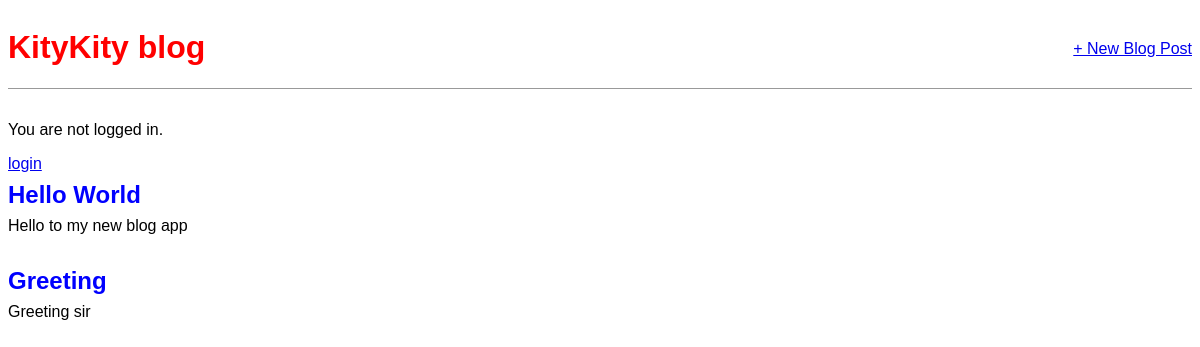
The app's page /, older data.
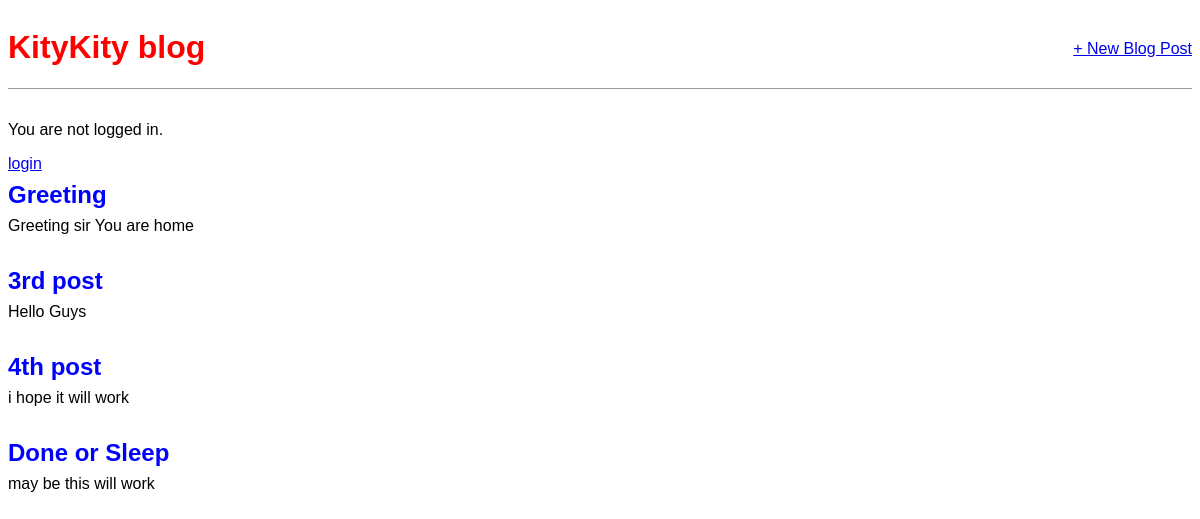
The same page, newer data.
### blog/models.py (models this page shows, shortened)
class Post(models.Model):
  title=models.CharField(max_length=200)
  author=models.ForeignKey('auth.User',on_delete=models.CASCADE,)
  body=models.TextField()

### blog/views.py (the view)
# urls.py: path('', BlogListView.as_view(),name='home'),
class BlogListView(ListView):
  model=Post
  template_name= 'home.html'

### templates/home.html
{%extends 'base.html'%}
{%block content%}
{%for post in object_list%}
  <div class="post-entry">
    <h2><a href="{%url 'post_detail' post.pk%}">{{post.title}}</a></h2>
    <p>{{post.body}}</p>
  </div>
{%endfor%}
{%endblock content%}

### templates/base.html (shortened to what this page needs)
{%load static%}
<html>
  <head>
    <link rel="stylesheet" href="{%static 'css/base.css'%}">
  </head>
  <body>
    <div>
      <header>
        <div class="nav-left">
          <h1><a href="{% url 'home' %}">KityKity blog</a></h1>
        </div>
        <div class="nav-right">
          <a href="{% url 'post_new' %}">+ New Blog Post</a>
        </div>
      </header>
      {%if user.is_authenticated%}
      <p>Hi {{user.username}}</p>
      <p><a href="{%url 'logout'%}">logout</a></p>
      {%else %}
      <p>You are not logged in.</p>
      <a href="{%url 'login'%}">login</a>
      {%endif%}
        {%block content %}
        {%endblock content%}
    </div>
  </body>
</html>

### static/css/base.css (style rules this page uses)
body { font-family: 'Source Sans Pro',sans-serif; }
header h1 a { color: red; text-decoration: none; }
header { border-bottom:1px solid #999 ; margin-bottom: 2rem; display: flex; }
.nav-left { margin-right: auto; }
.nav-right { display: flex; padding-top: 2rem; }
.post-entry { margin-bottom: 2rem; }
.post-entry h2 { margin: 0.5rem 0; }
.post-entry h2 a, .post-entry h2 a:visited { color: blue; text-decoration: none; }
.post-entry p { margin:0; font-weight: 400; }

Row changes from the older to the newer data that the page shows:
removed Post: title "Hello World", body "Hello to my new blog app"
changed Post "Greeting": body "Greeting sir" → "Greeting sir You are home"
added Post: title "3rd post", body "Hello Guys"
added Post: title "4th post", body "i hope it will work"
added Post: title "Done or Sleep", body "may be this will work"
